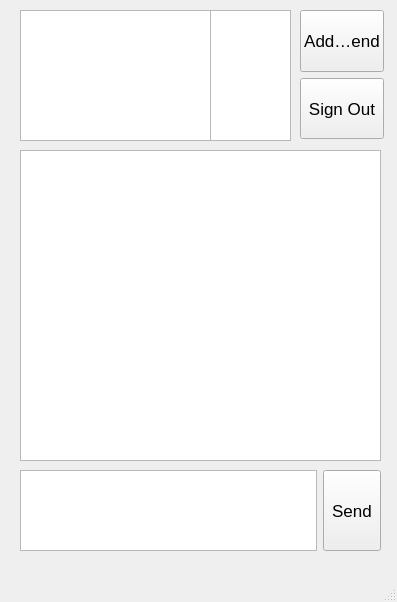
<?xml version="1.0" encoding="UTF-8"?>
<ui version="4.0">
 <class>MainWindow</class>
 <widget class="QMainWindow" name="MainWindow">
  <property name="geometry">
   <rect>
    <x>0</x>
    <y>0</y>
    <width>397</width>
    <height>602</height>
   </rect>
  </property>
  <property name="sizePolicy">
   <sizepolicy hsizetype="Fixed" vsizetype="Fixed">
    <horstretch>0</horstretch>
    <verstretch>0</verstretch>
   </sizepolicy>
  </property>
  <property name="maximumSize">
   <size>
    <width>1000</width>
    <height>1000</height>
   </size>
  </property>
  <property name="baseSize">
   <size>
    <width>392</width>
    <height>600</height>
   </size>
  </property>
  <property name="windowTitle">
   <string>Messanger</string>
  </property>
  <widget class="QWidget" name="centralwidget">
   <widget class="QWidget" name="horizontalLayoutWidget">
    <property name="geometry">
     <rect>
      <x>20</x>
      <y>470</y>
      <width>361</width>
      <height>81</height>
     </rect>
    </property>
    <layout class="QHBoxLayout" name="horizontalLayout">
     <item>
      <widget class="QTextEdit" name="messageInput"/>
     </item>
     <item>
      <widget class="QToolButton" name="sendButton">
       <property name="sizePolicy">
        <sizepolicy hsizetype="Fixed" vsizetype="MinimumExpanding">
         <horstretch>0</horstretch>
         <verstretch>0</verstretch>
        </sizepolicy>
       </property>
       <property name="font">
        <font>
         <family>Helvetica</family>
         <pointsize>13</pointsize>
        </font>
       </property>
       <property name="text">
        <string>Send</string>
       </property>
      </widget>
     </item>
    </layout>
   </widget>
   <widget class="QListWidget" name="messageLogs">
    <property name="geometry">
     <rect>
      <x>20</x>
      <y>150</y>
      <width>361</width>
      <height>311</height>
     </rect>
    </property>
   </widget>
   <widget class="QWidget" name="">
    <property name="geometry">
     <rect>
      <x>300</x>
      <y>10</y>
      <width>84</width>
      <height>129</height>
     </rect>
    </property>
    <layout class="QVBoxLayout" name="verticalLayout">
     <item>
      <widget class="QToolButton" name="addFriendButton">
       <property name="sizePolicy">
        <sizepolicy hsizetype="MinimumExpanding" vsizetype="Preferred">
         <horstretch>0</horstretch>
         <verstretch>0</verstretch>
        </sizepolicy>
       </property>
       <property name="font">
        <font>
         <family>Helvetica</family>
         <pointsize>13</pointsize>
        </font>
       </property>
       <property name="text">
        <string>Add Friend</string>
       </property>
      </widget>
     </item>
     <item>
      <widget class="QToolButton" name="signoutButton">
       <property name="sizePolicy">
        <sizepolicy hsizetype="MinimumExpanding" vsizetype="Preferred">
         <horstretch>0</horstretch>
         <verstretch>0</verstretch>
        </sizepolicy>
       </property>
       <property name="font">
        <font>
         <family>Helvetica</family>
         <pointsize>13</pointsize>
        </font>
       </property>
       <property name="text">
        <string>Sign Out</string>
       </property>
      </widget>
     </item>
    </layout>
   </widget>
   <widget class="QListWidget" name="friendsList">
    <property name="geometry">
     <rect>
      <x>20</x>
      <y>10</y>
      <width>191</width>
      <height>131</height>
     </rect>
    </property>
   </widget>
   <widget class="QListWidget" name="statusList">
    <property name="geometry">
     <rect>
      <x>210</x>
      <y>10</y>
      <width>81</width>
      <height>131</height>
     </rect>
    </property>
   </widget>
  </widget>
  <widget class="QMenuBar" name="menubar">
   <property name="geometry">
    <rect>
     <x>0</x>
     <y>0</y>
     <width>397</width>
     <height>22</height>
    </rect>
   </property>
  </widget>
  <widget class="QStatusBar" name="statusbar"/>
 </widget>
 <resources/>
 <connections>
  <connection>
   <sender>friendsList</sender>
   <signal>currentItemChanged(QListWidgetItem*,QListWidgetItem*)</signal>
   <receiver>MainWindow</receiver>
   <slot>selectFriend(QListWidgetItem*)</slot>
   <hints>
    <hint type="sourcelabel">
     <x>80</x>
     <y>123</y>
    </hint>
    <hint type="destinationlabel">
     <x>8</x>
     <y>122</y>
    </hint>
   </hints>
  </connection>
 </connections>
 <slots>
  <slot>selectFriend(QListWidgetItem*)</slot>
 </slots>
</ui>
